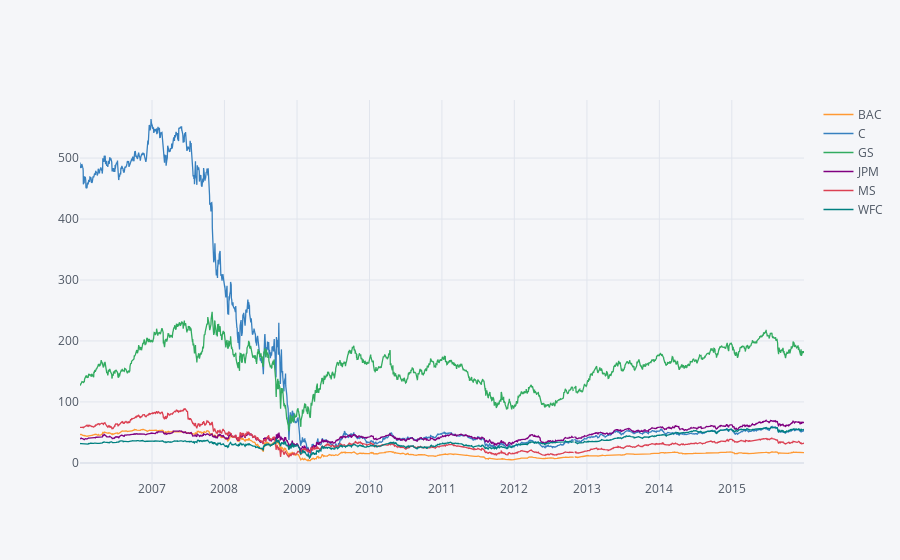

This figure's notebook cell:
### Code cell
# plotly
bank_stocks.xs(key='Close',axis=1,level='Stock Info').iplot()

### Figure 1 — Plotly figure (JSON) as saved in the notebook; plotly's stock layout.template omitted (floating-point values rounded to 4 significant figures; data arrays with more than 128 entries replaced by an {"elided": "..."} marker saying what was removed)
{"data": [{"line": {"color": "rgba(255, 153, 51, 1.0)", "dash": "solid", "shape": "linear", "width": 1.3}, "mode": "lines", "name": "BAC", "text": "", "type": "scatter", "x": {"elided": "2518 str values"}, "y": {"elided": "2518 mixed values"}}, {"line": {"color": "rgba(55, 128, 191, 1.0)", "dash": "solid", "shape": "linear", "width": 1.3}, "mode": "lines", "name": "C", "text": "", "type": "scatter", "x": {"elided": "2518 str values"}, "y": {"elided": "2518 mixed values"}}, {"line": {"color": "rgba(50, 171, 96, 1.0)", "dash": "solid", "shape": "linear", "width": 1.3}, "mode": "lines", "name": "GS", "text": "", "type": "scatter", "x": {"elided": "2518 str values"}, "y": {"elided": "2518 mixed values"}}, {"line": {"color": "rgba(128, 0, 128, 1.0)", "dash": "solid", "shape": "linear", "width": 1.3}, "mode": "lines", "name": "JPM", "text": "", "type": "scatter", "x": {"elided": "2518 str values"}, "y": {"elided": "2518 mixed values"}}, {"line": {"color": "rgba(219, 64, 82, 1.0)", "dash": "solid", "shape": "linear", "width": 1.3}, "mode": "lines", "name": "MS", "text": "", "type": "scatter", "x": {"elided": "2518 str values"}, "y": {"elided": "2518 mixed values"}}, {"line": {"color": "rgba(0, 128, 128, 1.0)", "dash": "solid", "shape": "linear", "width": 1.3}, "mode": "lines", "name": "WFC", "text": "", "type": "scatter", "x": {"elided": "2518 str values"}, "y": {"elided": "2518 mixed values"}}], "layout": {"legend": {"bgcolor": "#F5F6F9", "font": {"color": "#4D5663"}}, "paper_bgcolor": "#F5F6F9", "plot_bgcolor": "#F5F6F9", "title": {"font": {"color": "#4D5663"}}, "xaxis": {"gridcolor": "#E1E5ED", "showgrid": true, "tickfont": {"color": "#4D5663"}, "title": {"font": {"color": "#4D5663"}, "text": ""}, "zerolinecolor": "#E1E5ED"}, "yaxis": {"gridcolor": "#E1E5ED", "showgrid": true, "tickfont": {"color": "#4D5663"}, "title": {"font": {"color": "#4D5663"}, "text": ""}, "zerolinecolor": "#E1E5ED"}}}
